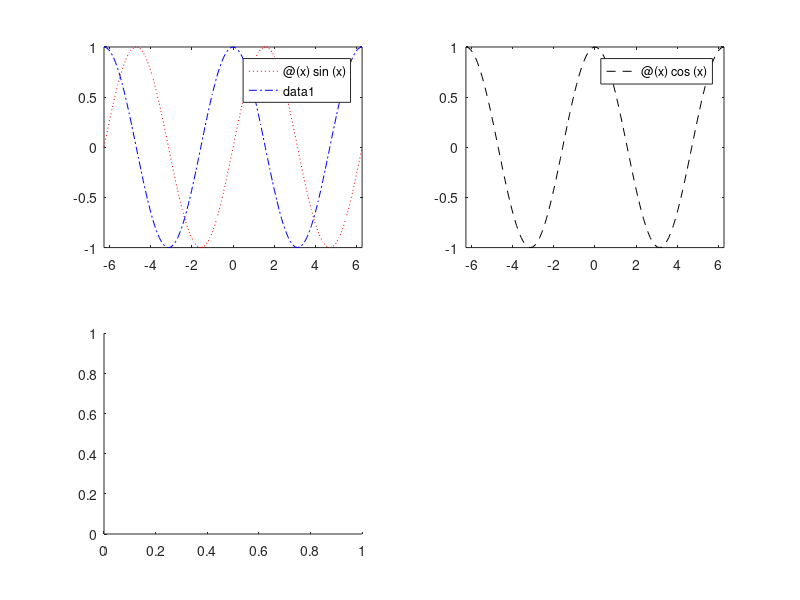

Here is the MATLAB script that generated this plot: (Note: this script raises an error after producing the figure.)
%polar
subplot(2,2,1);
fplot(@(x)sin(x),[-2*pi, 2*pi], "r:");
hold on;
fplot(@(x)cos(x),[-2*pi, 2*pi], "b-.");
hold off;
subplot(2,2,2);
fplot(@(x)cos(x),[-2*pi, 2*pi], "k--");

subplot(2,2,3);
theta = linspace(0,2*pi,500);
radio = 3 * cos(0.5*theta).^2+theta;
polarplot(theta, radio);

subplot(2,2,4);
theta = linspace(0.2*pi,500);
radio = 3 * cos(0.5*theta).^2+theta;
polarplot(theta, radio);